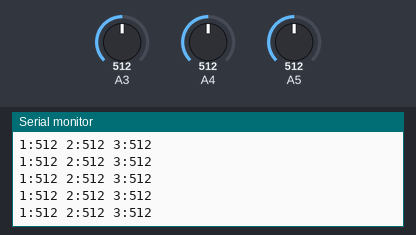
The sketch below on a simulated Arduino Uno, built with avr-gcc and run on an emulated ATmega328P. On the bench: the last lines printed to the serial monitor. The inputs (shaded band) are chosen by the test bench; at power-on: A3 = 512, A4 = 512, A5 = 512.

Above: at 1.2 s.
1.3 s: A3 set to 992
At 1.9 s:
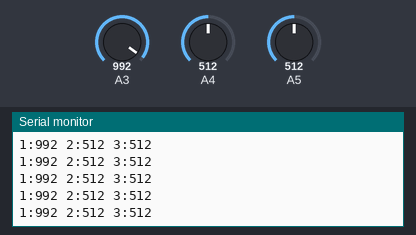
4.3 s: A3 set to 1008
At 5.4 s:
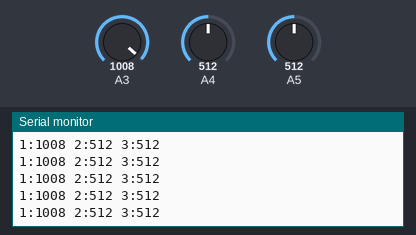
5.8 s: A4 set to 989
At 6.4 s:
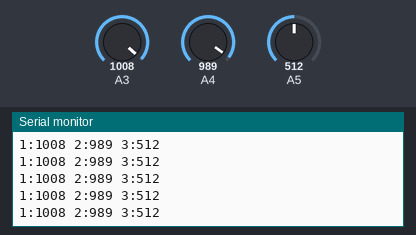
8.8 s: A4 set to 1017
At 9.7 s:
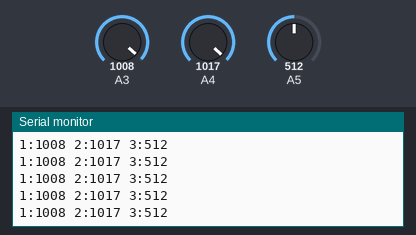
13.3 s: A5 set to 11
At 13.8 s:
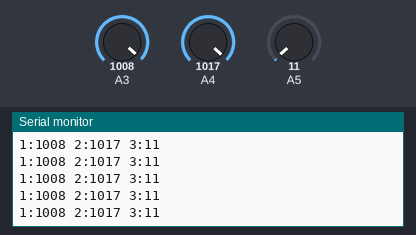
14.8 s: A5 set to 8
At 15.6 s:
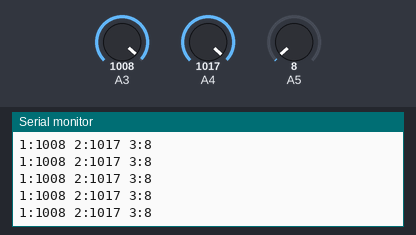
Timing chart, 0 to 17.3 s (numbered marks = the images above; inputs shaded):
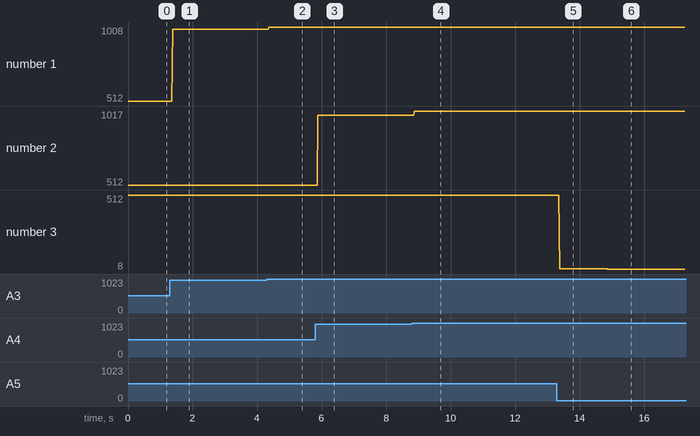

Measured:
- after the input at 1.3 s, the serial monitor: prints a new line after 0.08 s (image 1)
- after the input at 4.3 s, the serial monitor: prints a new line after 0.07 s (image 2)
- after the input at 5.8 s, the serial monitor: prints a new line after 0.09 s (image 3)
- after the input at 8.8 s, the serial monitor: prints a new line after 0.08 s (image 4)
- after the input at 13.3 s, the serial monitor: prints a new line after 0.08 s (image 5)
- after the input at 14.8 s, the serial monitor: prints a new line after 0.08 s (image 6)
- plotted number 1: 512 → 992 after the input at 1.3 s, 992 → 1008 after the input at 4.3 s
- plotted number 2: 512 → 989 after the input at 5.8 s, 989 → 1017 after the input at 8.8 s

The sketch:

2_Line_serial.ino
```cpp
void setup() {
  Serial.begin(9600);
}
void loop() {
  int val_1 = analogRead(A3);
  int val_2 = analogRead(A4);
  int val_3 = analogRead(A5);

  Serial.print("1:");
  Serial.print(val_1);
  Serial.print(" 2:");
  Serial.print(val_2);
  Serial.print(" 3:");
  Serial.println(val_3);
}
```
